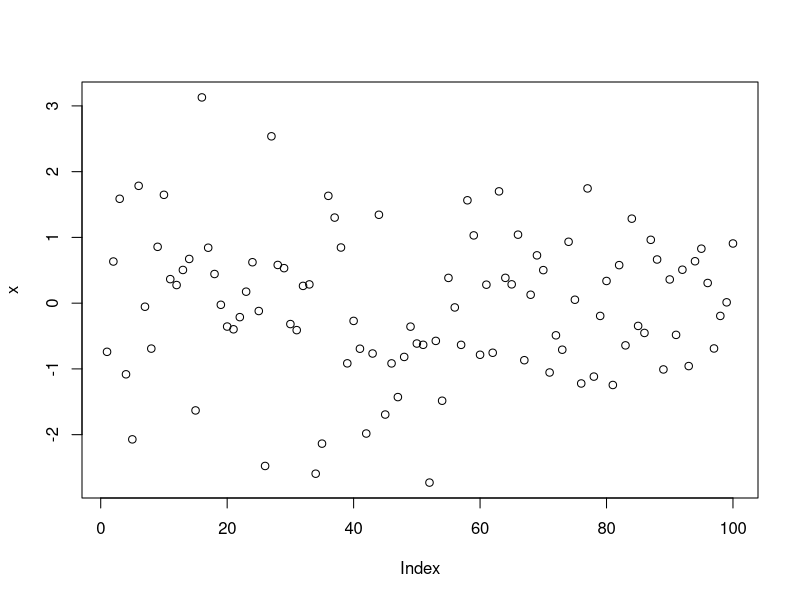

This chart was generated by the following R code: (Note: this script raises an error after producing the figure.)
## ---- chunk 1
10^2 + 26
## ---- chunk 2
a <- 4
a
## ---- chunk 3
a*5
## ---- chunk 4
a
## ---- chunk 5
a <- a + 10
a
## ---- chunk 6
rm(list=ls())
## ---- chunk 7
b=c(3,4,5)
b
## ---- chunk 8
(3+4+5)/3
## ---- chunk 9
mean(x=b)
## ---- chunk 10
mean(b)
## ---- chunk 11
# rnorm() is a base function that creates random samples from a random distribution

x <- rnorm(100)

# plot() is a base function that charts

plot(x)
## ---- chunk 12
j <- c(1,2,NA)
## ---- chunk 13
max(j)

## ---- chunk 14
max(j, na.rm=T)
## ---- chunk 15
sum(j)
# compared to
sum(j, na.rm=T)
## ---- chunk 16
m <- "apples"
m
## ---- chunk 17
n <- pears
## ---- chunk 18
m + 2
## ---- chunk 19
date1 <- strptime(c("20100225230000", "20100226000000", "20100226010000"), format="%Y%m%d%H%M%S")
date1
## ---- chunk 20
# If you don't currently have the lubridate package installed, uncomment the line below and run it

# install.packages("lubridate")

library(lubridate)

date1 <- ymd_hms(c("20100225230000", "20100226000000", "20100226010000"))
## ---- chunk 21
sample_df <- data.frame(id=c(1001,1002,1003,1004), name=c("Steve", "Pam", "Jim", "Dwight"), age=c(26, 65, 15, 7), race=c("White", "Black", "White", "Hispanic"))
sample_df$race <- factor(sample_df$race)
sample_df$id <- factor(sample_df$id)
sample_df$name <- as.character(sample_df$name)
## ---- chunk 22
str(sample_df)
## ---- chunk 23
levels(sample_df$race)
## ---- chunk 24
summary(sample_df$race)
## ---- chunk 25
sample_df$race
as.character(sample_df$race)
## ---- chunk 26
sample_df$name
factor(sample_df$name)
## ---- chunk 27
sample_df$id
as.numeric(sample_df$id)
## ---- chunk 28
sample_df$id
as.numeric(as.character(sample_df$id))
## ---- chunk 29
percent_change <- function(first_number, second_number) {
  pc <- (second_number-first_number)/first_number*100
  return(pc)
}

percent_change(100,150)
## ---- chunk 30
percent_change("what", "happens")
